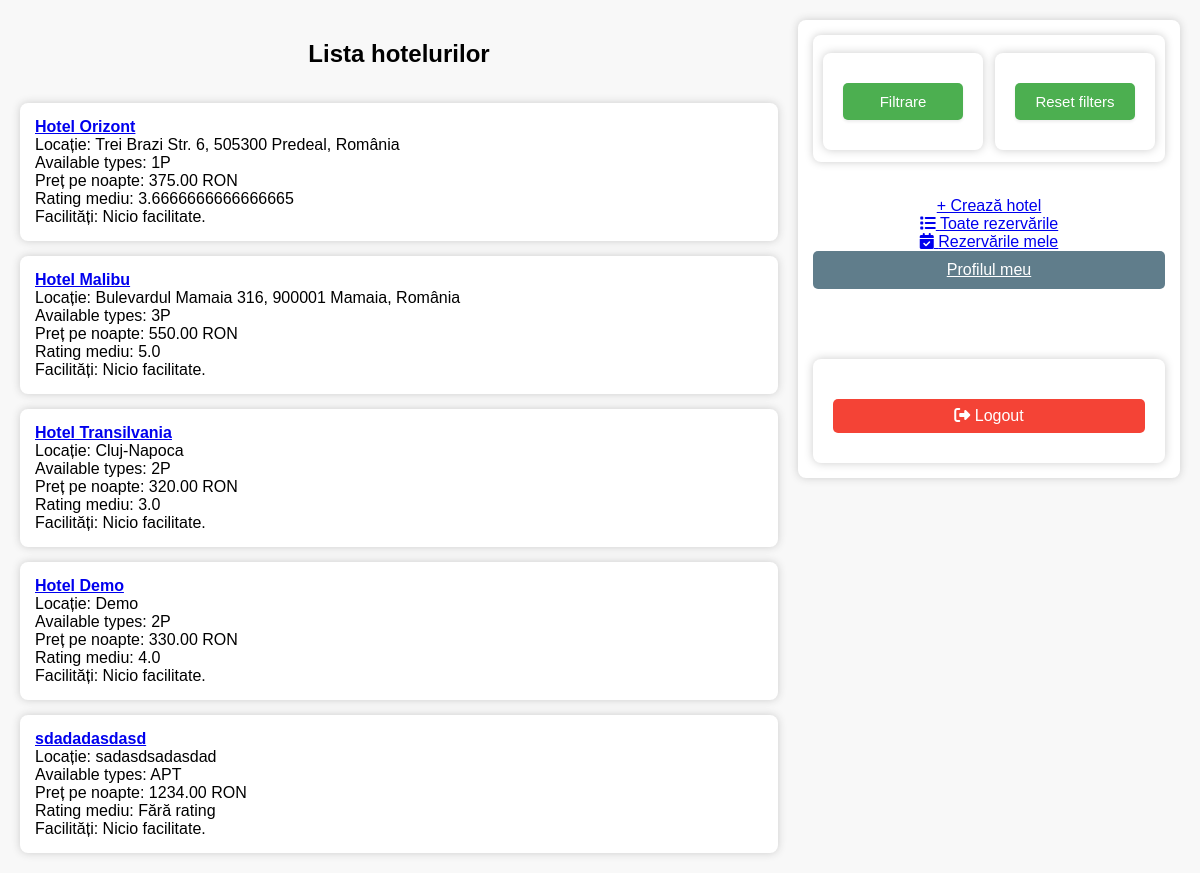
Before: /booking/hotels/ (signed in) with the older database file.
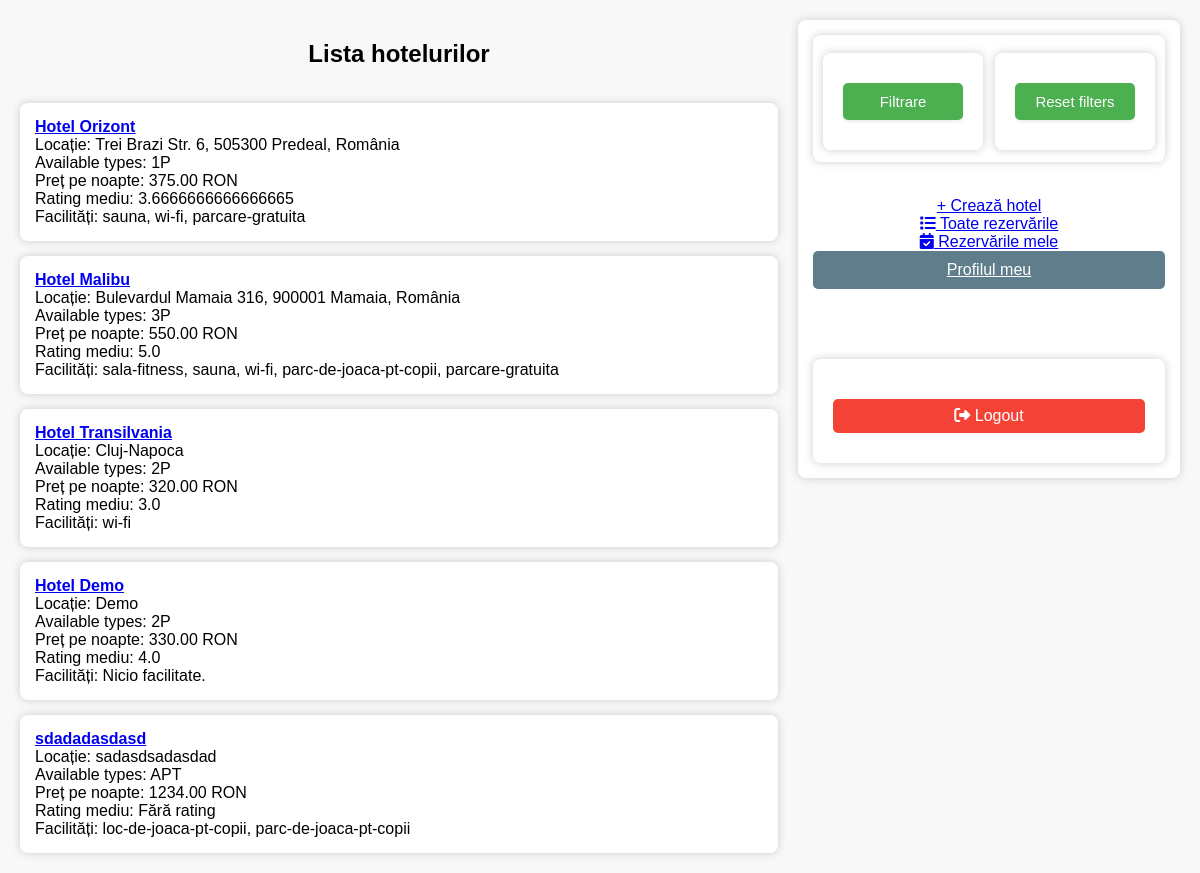
After: the same page with the newer database file.
### booking/models/hotel.py (models this page shows, shortened)
class Hotel(models.Model):
    HOTEL_TYPES = [
        ('1P', 'Cameră pentru 1 persoană'),
        ('2P', 'Cameră pentru 2 persoane'),
        ('3P', 'Cameră pentru 3 persoane'),
        ('APT', 'Apartament'),
    ]
    name = models.CharField(max_length=100)
    location = models.CharField(max_length=100)
    description = models.TextField()
    available_types = models.CharField(max_length=3, choices=HOTEL_TYPES)
    price_per_night = models.DecimalField(max_digits=7, decimal_places=2)
    is_active = models.BooleanField(default=True)
    photo_url = models.URLField(blank=True, null=True)
    amenities = models.ManyToManyField(Amenity, blank=True, related_name='hotels')

### booking/models/amenity.py (models this page shows, shortened)
class Amenity(models.Model):
    name = models.CharField(max_length=100, unique=True)
    slug = models.SlugField(max_length=120, unique=True, blank=True)
    class Meta:
        ordering = ['name']

### booking/views/hotel_views.py (the view)
# urls.py: path("hotels/", views.hotels_view, name="hotels"),
@login_required
def hotels_view(request):
    hotels = Hotel.objects.annotate(avg_rating=Avg('reservation__hotelreview__rating'))
    location = request.GET.get('location')
    room_type = request.GET.get('room_type')
    max_price = request.GET.get('max_price')
    min_rating = request.GET.get('min_rating')
    amenities = request.GET.getlist('amenities')
    if location:
        hotels = hotels.filter(location__icontains=location)
    if room_type:
        hotels = hotels.filter(available_types__icontains=room_type)
    if max_price:
        hotels = hotels.filter(price_per_night__lte=max_price)
    if min_rating:
        hotels = hotels.filter(avg_rating__gte=min_rating)
    if amenities:
        for amenity_slug in amenities:
            hotels = hotels.filter(amenities__slug=amenity_slug)
        hotels = hotels.distinct()
    all_amenities = Amenity.objects.all()
    return render(request, 'booking/hotels.html', {
        'hotels': hotels,
        'selected_amenities': amenities,
        'all_amenities': all_amenities,
        'location': location,
        'room_type': room_type,
        'max_price': max_price,
        'min_rating': min_rating,
    })

### booking/templates/booking/hotels.html (shortened to what this page needs)
{% load static %}
<!DOCTYPE html>
<html>
<head>
    <link rel="stylesheet" href="{% static 'booking/styles.css' %}">
    <link href="https://cdnjs.cloudflare.com/ajax/libs/font-awesome/6.5.0/css/all.min.css" rel="stylesheet">
</head>
<body>
<div class="container">
    <div class="left-column">
        <h2>Lista hotelurilor</h2>
        {% if hotels %}
            {% for hotel in hotels %}
                <div class="hotel-card">
                    <a href="{% url 'hotel_detail' hotel.id %}">
                    <strong>{{ hotel.name }}</strong>
                    </a><br>
                    Locație: {{ hotel.location }}<br>
                    Available types: {{ hotel.available_types }}<br>
                    Preț pe noapte: {{ hotel.price_per_night }} RON<br>
                    Rating mediu: {{ hotel.avg_rating|default:"Fără rating" }}<br>
                    Facilități:
                        {% if hotel.amenities.all %}
                            {% for amenity in hotel.amenities.all %}
                                {{ amenity.slug }}{% if not forloop.last %}, {% endif %}
                            {% endfor %}
                        {% else %}
                            Nicio facilitate.
                        {% endif %}
                </div>
            {% endfor %}
        {% else %}
            <p>Nu există hoteluri care să corespundă criteriilor.</p>
        {% endif %}
    </div>
    <div class="right-column">
        <div class="filter-buttons-wrapper">
            <div class="filter-buttons">
                <form method="get" style="display:inline;">
                    <button class="filter-btn" type="button" onclick="toggleFilter()">Filtrare</button>
                </form>
                <form method="get" style="display:inline;">
                    <button class="filter-btn" type="submit">Reset filters</button>
                </form>
            </div>
        </div>
        {% if request.user.is_staff %}
        <div style="margin-top: 20px;">
            <a href="{% url 'create_hotel' %}" class="btn btn-success w-100">+ Crează hotel</a>
        </div>
        <div class="mt-4 d-grid">
            <a href="{% url 'admin_reservations' %}" class="btn btn-danger btn-lg">
                <i class="fas fa-list me-2"></i> Toate rezervările
            </a>
        </div>
        {% endif %}
        <div class="mt-4 d-grid">
            <a href="{% url 'my_reservations' %}" class="btn btn-primary btn-lg">
                <i class="fas fa-calendar-check me-2"></i> Rezervările mele
            </a>
        </div>
        <a href="{% url 'my_profile' %}" style="margin-bottom: 20px; background:#607D8B; color:white; padding:10px 15px; border-radius:5px;">Profilul meu</a>
        <form action="{% url 'logout' %}" method="post">
            <button type="submit" style="width: 100%; padding: 8px; background-color: #f44336; color: white; border: none; border-radius: 5px; margin-top: 20px;">
                <i class="fas fa-sign-out-alt"></i> Logout
            </button>
        </form>
    </div>
</div>
</body>
</html>

Changed rows visible on the page:
shown differently, row unchanged: Hotel "Hotel Orizont": no longer shows "Nicio facilitate."
added Amenity: slug "sauna"
added Amenity: slug "wi-fi"
added Amenity: slug "parcare-gratuita"
shown differently, row unchanged: Hotel "Hotel Malibu": no longer shows "Nicio facilitate."
added Amenity: slug "sala-fitness", shown under Hotel "Hotel Malibu"
added Amenity: slug "parc-de-joaca-pt-copii"
shown differently, row unchanged: Hotel "Hotel Transilvania": no longer shows "Nicio facilitate."
shown differently, row unchanged: Hotel "sdadadasdasd": no longer shows "Nicio facilitate."
added Amenity: slug "loc-de-joaca-pt-copii", shown under Hotel "sdadadasdasd"
